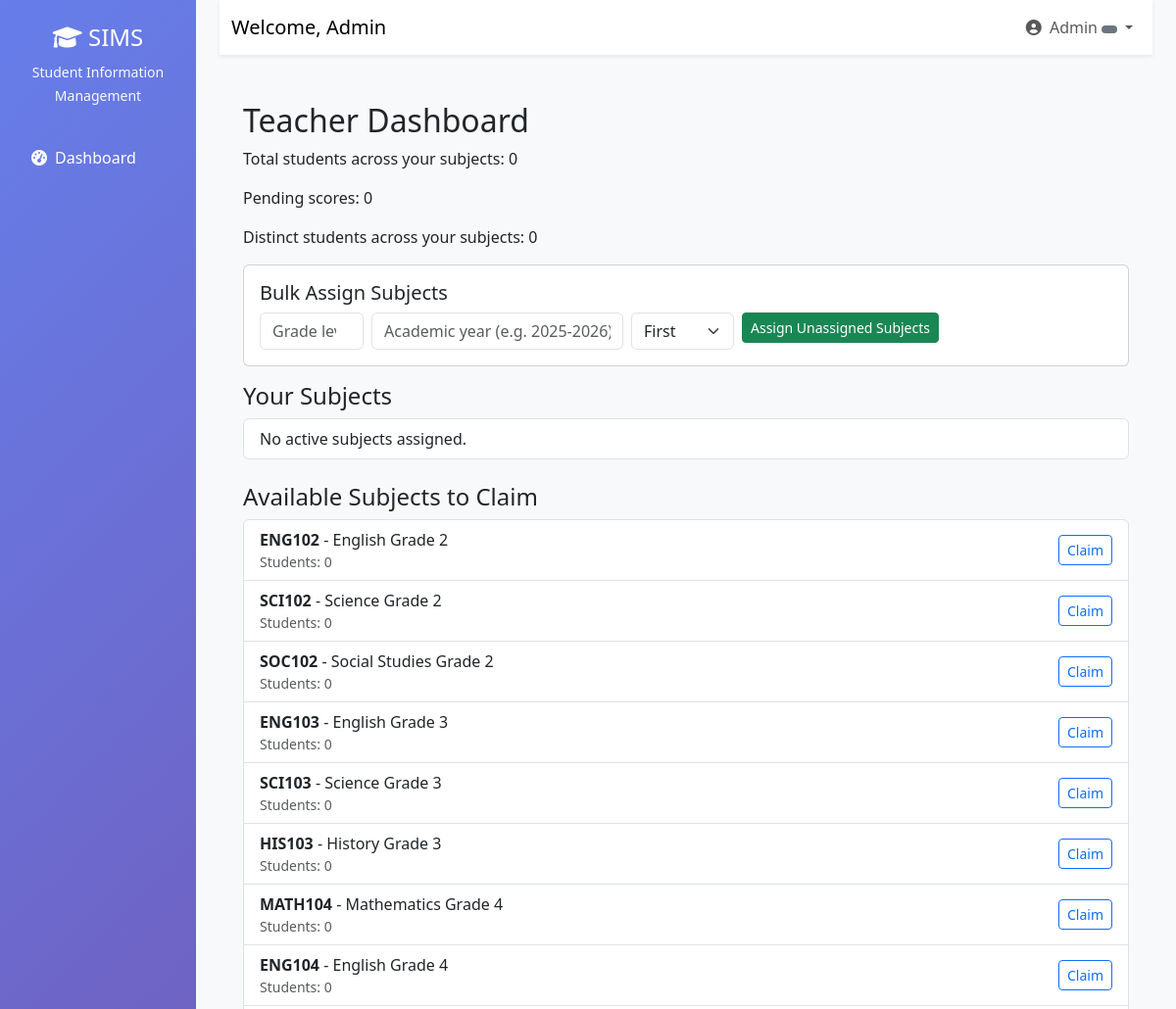
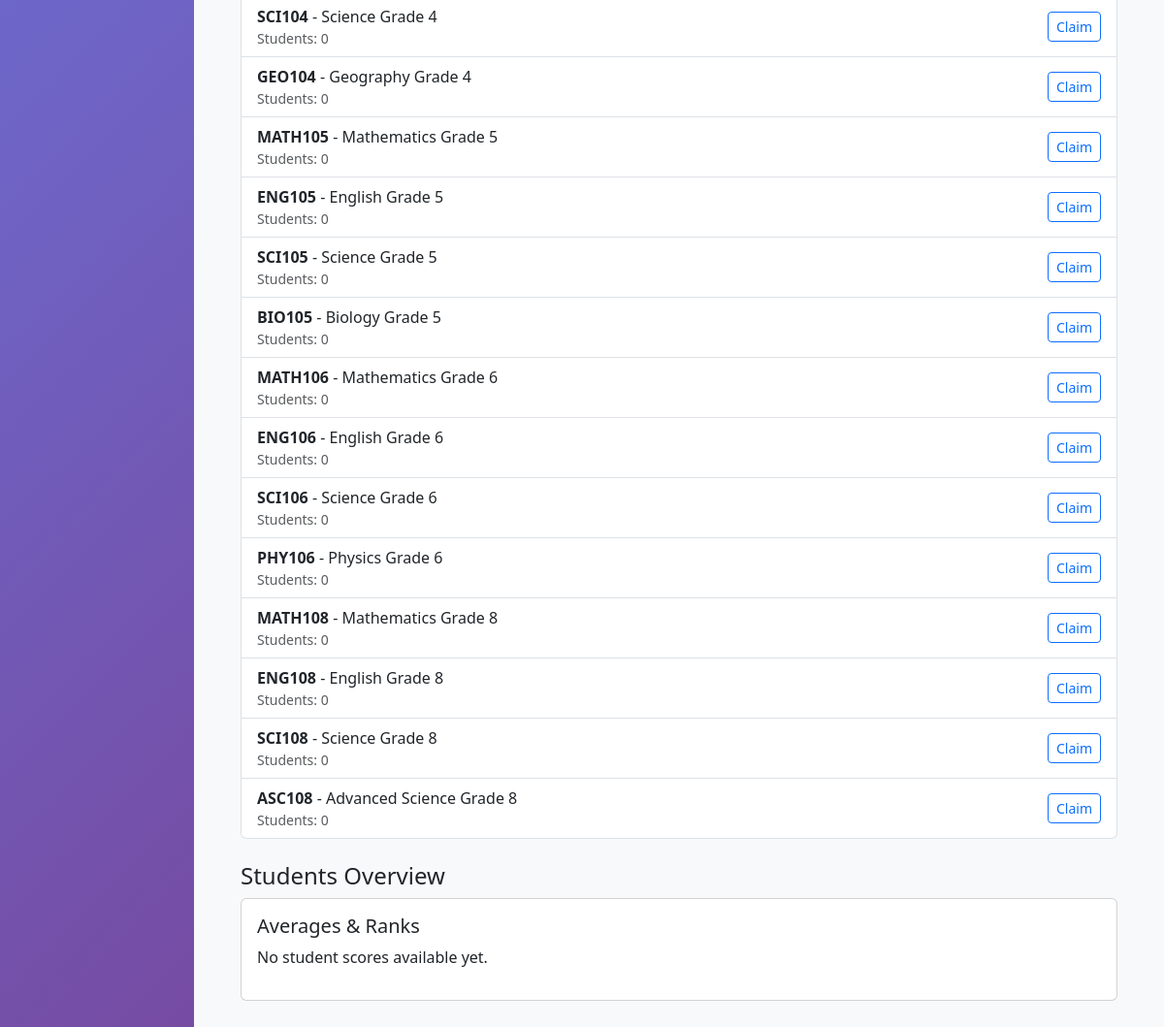
The app's page /teachers/dashboard/ (signed in) with its own data (2 pictures, top to bottom).
### users/models.py (models this page shows, shortened)
class User(AbstractUser):
    ROLE_CHOICES = (
        ('admin', 'Administrator'),
        ('teacher', 'Teacher'),
        ('student', 'Student'),
        ('registrar', 'Registrar'),
        ('finance', 'Finance Officer'),
        ('parent', 'Parent'),
    )
    role = models.CharField(max_length=20, choices=ROLE_CHOICES)
    phone = models.CharField(max_length=15, blank=True)
    address = models.TextField(blank=True)
    date_of_birth = models.DateField(null=True, blank=True)
    profile_picture = models.ImageField(upload_to='profiles/', null=True, blank=True)
    is_approved = models.BooleanField(default=False)
    created_at = models.DateTimeField(auto_now_add=True)

### subjects/models.py (models this page shows, shortened)
class Subject(models.Model):
    GRADE_LEVEL_CHOICES = [
        (1, 'Grade 1'),
        (2, 'Grade 2'),
        (3, 'Grade 3'),
        (4, 'Grade 4'),
        (5, 'Grade 5'),
        (6, 'Grade 6'),
        (7, 'Grade 7'),
        (8, 'Grade 8'),
    ]
    SUBJECT_TYPES = [
        ('core', 'Core'),
        ('elective', 'Elective'),
        ('lab', 'Laboratory'),
    ]
    name = models.CharField(max_length=200)
    code = models.CharField(max_length=20, unique=True)
    description = models.TextField(blank=True)
    credit_hours = models.PositiveIntegerField(default=3, help_text="Credit hours for this subject")
    subject_type = models.CharField(max_length=20, choices=SUBJECT_TYPES, default='core')
    grade_level = models.IntegerField(
        choices=GRADE_LEVEL_CHOICES,
        help_text="Select the grade level for this subject"
    )
    day_of_week = models.CharField(max_length=3, choices=Teacher.DAYS_OF_WEEK, blank=True)
    start_time = models.TimeField(null=True, blank=True)
    end_time = models.TimeField(null=True, blank=True)
    room = models.CharField(max_length=50, blank=True)
    sessions_per_week = models.PositiveSmallIntegerField(default=3, help_text='Number of sessions per week')
    instructor = models.ForeignKey(
        Teacher,
        on_delete=models.SET_NULL,
        null=True,
        blank=True,
        related_name='subjects'
    )
    max_capacity = models.IntegerField(default=30)
    is_active = models.BooleanField(default=True)
    created_at = models.DateTimeField(auto_now_add=True)
    updated_at = models.DateTimeField(auto_now=True)
    class Meta:
        ordering = ['grade_level', 'code']

### users/decorators.py (the view)
        def wrapper(request, *args, **kwargs):
            if request.user.is_authenticated:
                if request.user.role in allowed_roles or request.user.is_superuser:
                    return view_func(request, *args, **kwargs)
            messages.error(request, "You don't have permission to access this page.")
            return redirect('dashboard')

### templates/teachers/teacher_dashboard.html (shortened to what this page needs)
{% extends 'base.html' %}
{% block content %}
<div class="container py-4">
  <h2>Teacher Dashboard</h2>
  <p>Total students across your subjects: {{ total_students }}</p>
  <p>Pending scores: {{ pending_scores }}</p>
  <p>Distinct students across your subjects: {{ distinct_student_count }}</p>
  <div class="card mb-3">
    <div class="card-body">
      <h5 class="card-title">Bulk Assign Subjects</h5>
      <form method="post" action="{% url 'assign_subjects_for_term' %}" class="row g-2">
        <div class="col-auto">
          <input type="number" name="grade_level" class="form-control" placeholder="Grade level (1-12)" min="1" max="12" required>
        </div>
        <div class="col-auto">
          <input type="text" name="academic_year" class="form-control" placeholder="Academic year (e.g. 2025-2026)" required>
        </div>
        <div class="col-auto">
          <select name="semester" class="form-select" required>
            <option value="first">First</option>
          </select>
        </div>
        <div class="col-auto">
          <button type="submit" class="btn btn-sm btn-success">Assign Unassigned Subjects</button>
        </div>
      </form>
    </div>
  </div>
  <h4>Your Subjects</h4>
  <div class="list-group mb-3">
    {% for c in teacher_subjects %}
      <div class="list-group-item d-flex justify-content-between align-items-center">
        <div>
          <strong>{{ c.code }}</strong> - {{ c.name }}
          <div class="text-muted small">Students: {{ c.student_count|default:0 }}{% if c.pending_count %} • Pending: {{ c.pending_count }}{% endif %} • Sessions/week: {{ c.sessions_per_week|default:3 }}</div>
        </div>
        <div>
          <a href="{% url 'enter_grades' %}?subject_id={{ c.id }}" class="btn btn-sm btn-primary me-1">Enter Scores</a>
          <a href="{% url 'class_rosters' %}?subject_id={{ c.id }}" class="btn btn-sm btn-secondary me-1">Rosters</a>
          <a href="{% url 'performance_reports' %}?subject_id={{ c.id }}" class="btn btn-sm btn-info me-1">Reports</a>
          <a href="{% url 'bulk_grade_upload' c.id %}" class="btn btn-sm btn-outline-dark">Bulk Upload</a>
        </div>
      </div>
    {% empty %}
      <div class="list-group-item">No active subjects assigned.</div>
    {% endfor %}
  </div>
  <h4 class="mt-4">Available Subjects to Claim</h4>
  <div class="list-group mb-3">
    {% for c in available_subjects %}
      <div class="list-group-item d-flex justify-content-between align-items-center">
        <div>
          <strong>{{ c.code }}</strong> - {{ c.name }}
          <div class="text-muted small">Students: {{ c.student_count|default:0 }}</div>
        </div>
        <div>
          <form method="post" action="{% url 'claim_subject' c.id %}" class="d-inline">
            <button type="submit" class="btn btn-sm btn-outline-primary">Claim</button>
          </form>
        </div>
      </div>
    {% empty %}
      <div class="list-group-item">No unassigned subjects available.</div>
    {% endfor %}
  </div>
  <h4 class="mt-4">Students Overview</h4>
  <div class="card mb-3">
    <div class="card-body">
      <h5 class="card-title">Averages & Ranks</h5>
      {% if student_ranking %}
        <table class="table table-sm">
          <thead><tr><th>Rank</th><th>Student</th><th>Average</th></tr></thead>
          <tbody>
            {% for s in student_ranking %}
              <tr>
                <td>{% if s.rank %}{{ s.rank }}{% else %}-{% endif %}</td>
                <td>{{ s.student.get_full_name }}</td>
                <td>{% if s.avg is not None %}{{ s.avg }} / 100{% else %}-{% endif %}</td>
              </tr>
            {% endfor %}
          </tbody>
        </table>
      {% else %}
        <p>No student scores available yet.</p>
      {% endif %}
    </div>
  </div>
</div>
{% endblock %}

### templates/base.html (shortened to what this page needs)
<!DOCTYPE html>
<html lang="en">
  <head>
    <link
      href="https://cdn.jsdelivr.net/npm/bootstrap@5.3.0/dist/css/bootstrap.min.css"
      rel="stylesheet"
    />
    <link
      href="https://cdnjs.cloudflare.com/ajax/libs/font-awesome/6.0.0/css/all.min.css"
      rel="stylesheet"
    />
  </head>
  <body>
    {% if user.is_authenticated %}
    <div class="container-fluid">
      <div class="row">
        <nav class="col-md-3 col-lg-2 d-md-block sidebar">
          <div class="position-sticky pt-4">
            <div class="text-center mb-4">
              <h4 class="text-white">
                <i class="fas fa-graduation-cap"></i> SIMS
              </h4>
              <small class="text-light">Student Information Management</small>
            </div>
            <ul class="nav flex-column">
              <li class="nav-item">
                <a
                  class="nav-link {% if request.resolver_match.url_name == 'dashboard' %}active{% endif %}"
                  href="{% url 'dashboard' %}"
                >
                  <i class="fas fa-tachometer-alt me-2"></i>Dashboard
                </a>
              </li>
            </ul>
          </div>
        </nav>
        <main class="col-md-9 ms-sm-auto col-lg-10 px-md-4 main-content">
          <nav
            class="navbar navbar-expand-lg navbar-light bg-white shadow-sm mb-4"
          >
            <div class="container-fluid">
              <span class="navbar-brand"
                >Welcome, {{ user.get_full_name|default:user.username }}</span
              >
              <div class="navbar-nav ms-auto">
                <div class="nav-item dropdown">
                  <a
                    class="nav-link dropdown-toggle"
                    href="#"
                    id="navbarDropdown"
                    role="button"
                    data-bs-toggle="dropdown"
                  >
                    <i class="fas fa-user-circle me-1"></i> {{ user.username }}
                    <span
                      class="badge bg-{% if user.role == 'admin' %}danger{% elif user.role == 'teacher' %}info{% elif user.role == 'student' %}success{% elif user.role == 'parent' %}warning{% else %}secondary{% endif %}"
                    >
                    </span>
                  </a>
                </div>
              </div>
            </div>
          </nav>
          <div class="container-fluid">{% block content %}{% endblock %}</div>
        </main>
      </div>
    </div>
    {% else %} {% block auth_content %}{% endblock %} {% endif %}
  </body>
</html>

### templates/base.html (style rules this page uses)
.sidebar { min-height: 100vh; background: linear-gradient(135deg, #667eea 0%, #764ba2 100%); }
.sidebar .nav-link { color: #fff; padding: 12px 20px; margin: 4px 0; border-radius: 8px; transition: all 0.3s; }
.main-content { background-color: #f8f9fa; min-height: 100vh; }

### records on screen
User: get_full_name "Admin", username "Admin"
Subject: code "ENG102", name "English Grade 2", student_count "0"
Subject: code "SCI102", name "Science Grade 2", student_count "0"
Subject: code "SOC102", name "Social Studies Grade 2", student_count "0"
Subject: code "ENG103", name "English Grade 3", student_count "0"
Subject: code "SCI103", name "Science Grade 3", student_count "0"
Subject: code "HIS103", name "History Grade 3", student_count "0"
Subject: code "MATH104", name "Mathematics Grade 4", student_count "0"
Subject: code "ENG104", name "English Grade 4", student_count "0"
Subject: code "SCI104", name "Science Grade 4", student_count "0"
Subject: code "GEO104", name "Geography Grade 4", student_count "0"
Subject: code "MATH105", name "Mathematics Grade 5", student_count "0"
Subject: code "ENG105", name "English Grade 5", student_count "0"
Subject: code "SCI105", name "Science Grade 5", student_count "0"
Subject: code "BIO105", name "Biology Grade 5", student_count "0"
Subject: code "MATH106", name "Mathematics Grade 6", student_count "0"
Subject: code "ENG106", name "English Grade 6", student_count "0"
Subject: code "SCI106", name "Science Grade 6", student_count "0"
Subject: code "PHY106", name "Physics Grade 6", student_count "0"
Subject: code "MATH108", name "Mathematics Grade 8", student_count "0"
Subject: code "ENG108", name "English Grade 8", student_count "0"
Subject: code "SCI108", name "Science Grade 8", student_count "0"
Subject: code "ASC108", name "Advanced Science Grade 8", student_count "0"

### other values on screen
{{ total_students }} "0"
{{ pending_scores }} "0"
{{ distinct_student_count }} "0"
